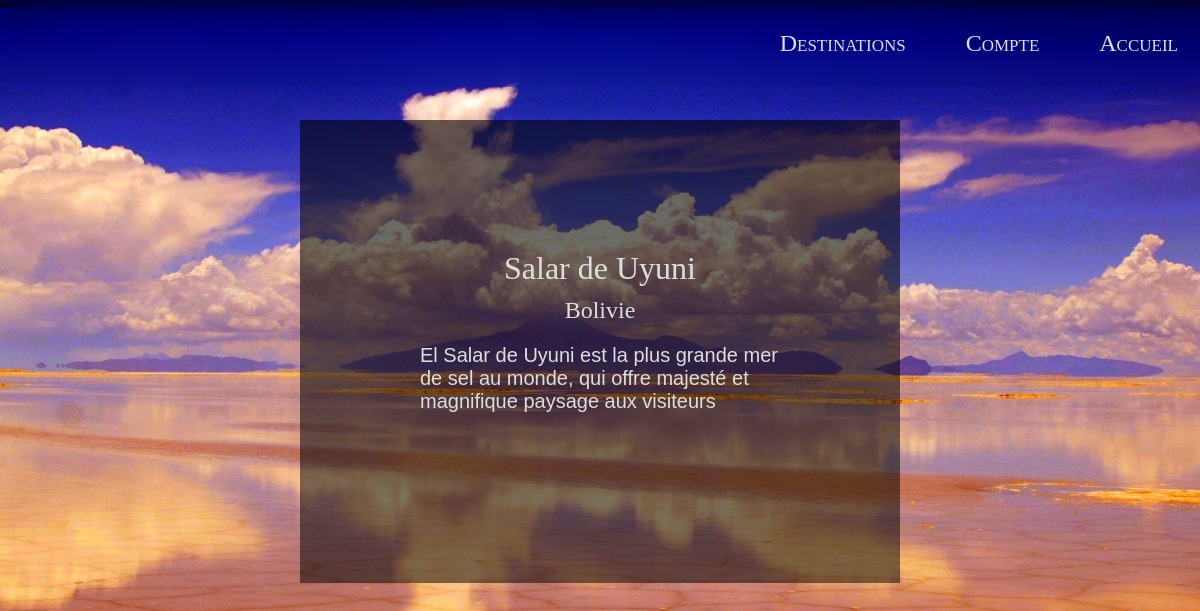
The page /destinations/detail/6 on the database its author committed.
### destinations/models.py (models this page shows)
class Destination(models.Model):
    name = CharField(max_length = 255)
    country = ForeignKey(Country, on_delete = models.CASCADE)
    introduction = models.TextField()
    photo = models.ImageField(upload_to='static/img/')
    publisher = models.ForeignKey(User, on_delete = models.CASCADE, related_name = 'publisher')

class Country(models.Model):
    name = CharField(max_length = 255)
    region = models.ForeignKey(Region, on_delete = models.CASCADE)

### destinations/views.py (the view)
# urls.py: path('detail/<int:id>', views.Detail.as_view(), name='detail')
class Detail(TemplateView):
    template_name = 'destinations/detail.html'
    def get(self, request, id, **kwargs):
        user = request.user
        conn_user(request, user)
        destination = Destination.objects.get(id = int(id))
        if destination == None:
            return redirect('/random/pass/to/access/404')
        return render(request, self.template_name, {
            'dest': destination,
        })

### traveling/__init__.py (called while the page is built)
def conn_user(request, user, redirect_uri='/account/profile/'):
    if user is not None and user.is_active:
        login(request, user)
        return redirect(redirect_uri)

### destinations/templates/destinations/detail.html (shortened to what this page needs)
{% extends "home/base.html" %}
{% load static %}
{% block styling %}
    <link rel="stylesheet" type="text/css" href="{% static "destinations/detail.css" %}">
{% endblock styling %}
{% block content %}
        <div class="all">
            <div class="card">
                <h1>{{ dest.name }}</h1>
				<h2>{{ dest.country.name }}</h2>
                <p>{{ dest.introduction }}</p>
            </div>
        </div>
{% endblock content %}

### home/static/home/style.css (style rules this page uses)
*, *:before, *:after { -webkit-box-sizing: border-box; -moz-box-sizing: border-box; box-sizing: border-box; }
* { color: #ddd; }
h1, h2 { font-family: Georgia; margin-bottom: 10%; font-weight: lighter; }
p { font-size: 1.25rem; font-family: Helvetica; }

### destinations/static/destinations/detail.css (style rules this page uses)
div.card { box-sizing: border-box; background-image: linear-gradient(rgba(0, 0, 1, 0.6), rgba(0, 0, 1, 0.5)); padding-top: 20%; padding-bottom: 25%; padding-left: 20%; padding-right: 20%; width: 100%; }
div.all { box-sizing: border-box; display: block; position: fixed; top: 15%; left: 25%; width: 50%; }
h1, h2 { text-align: center; margin: 10px; }

### rows shown on the page
Destination: name "Salar de Uyuni", country.name "Bolivie", introduction "El Salar de Uyuni est la plus grande mer de sel au monde, qui offre majesté et magnifique paysage aux visiteurs"
